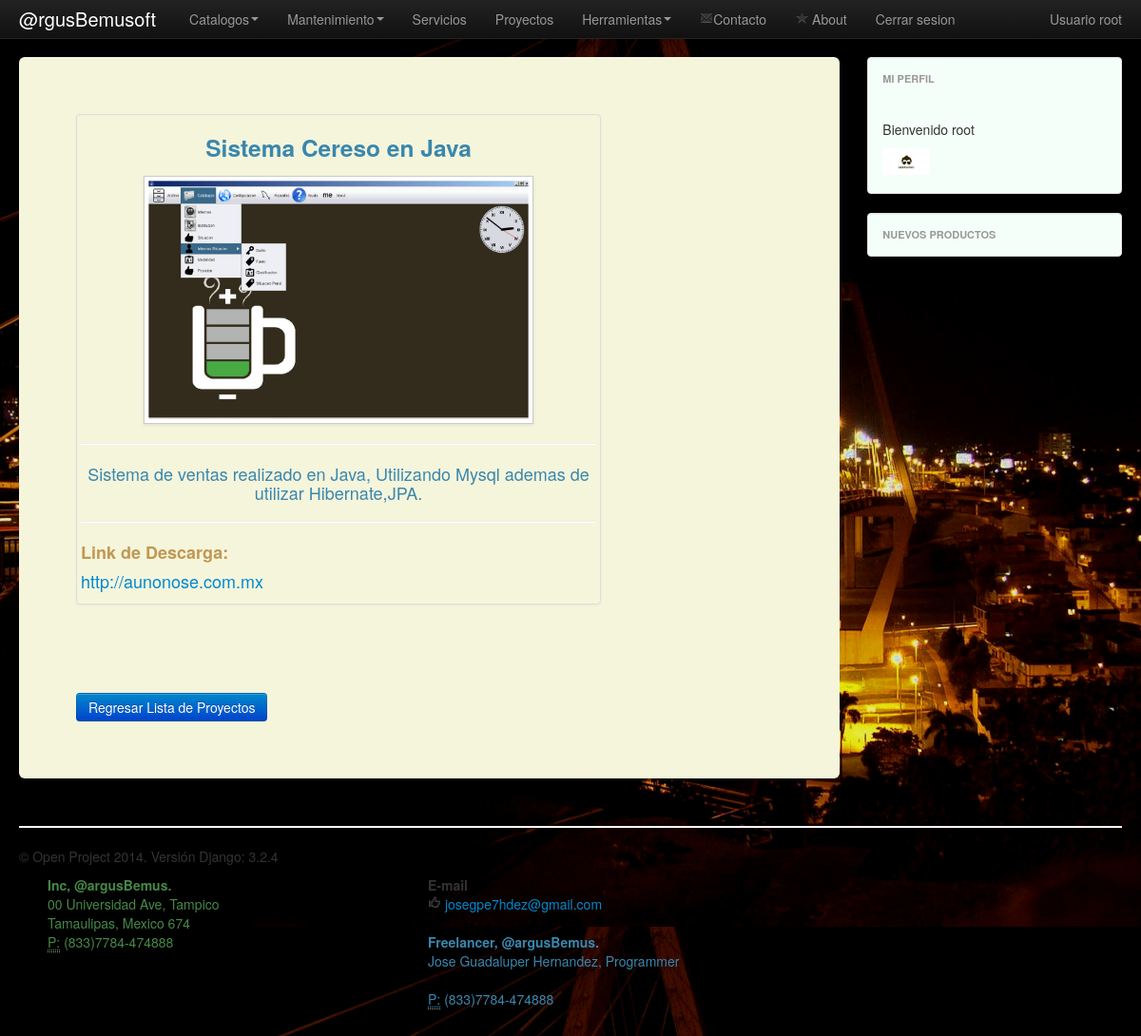
The page /proyecto/1/ (signed in) on the database its author committed.
### cereso/apps/cer/models.py (models this page shows, shortened)
class proyecto(models.Model):
	def url(self,filename):
		ruta = "MultimediaData/Proyecto/%s/%s"%(self.nombre,str(filename))
		return ruta
	nombre=models.CharField(max_length=100)
	imagen 		= models.ImageField(upload_to=url,null=True,blank=True)
	descripcion=models.TextField(max_length=500)
	link=models.CharField(max_length=200)

### cereso/apps/home/views.py (the view)
# urls.py: url(r'^proyecto/(?P<id_po>.*)/$','singleProyecto_view',name='vista_single_proyecto'),
def singleProyecto_view(request,id_po):
	pro = proyecto.objects.get(id=id_po)
	ctx = {'proyecto':pro}
	return render_to_response('home/SingleProyectos.html',ctx,context_instance=RequestContext(request))

### cereso/apps/context_processors.py (called while the page is built)
def user_image(request):
	try:
		imagen = None
		user = request.user
		up = userProfile.objects.get(user=user)
		imagen = "/media/%s"%up.photo
	except:
		imagen = "/media/images/dey.jpg"
	return imagen

def my_processor(request):
	context = {"django_version":django.get_version(),
				"get_image_profile":user_image(request),
	}
	return context

### cereso/templates/home/SingleProyectos.html (shortened to what this page needs)
{% extends 'base3.html' %}
{%  block content %}
    <ul class="thumbnails">
    <li class="span9">
    <div class="thumbnail">
      <h3><center> <p class="text-info"> {{proyecto.nombre}} </p></center></h3>
     <img class="img-polaroid" src="/media/{{proyecto.imagen}}  " width="400px" heigth="200px"/>
     <hr>
      <center><p class="text-info">  {{proyecto.descripcion}} </p></center>
      <hr>
      <p class="text-warning"><strong>Link de Descarga:</strong></p><p class="text-info"> <A HREF={{proyecto.link}} >{{proyecto.link}}</A></p>
    </div>
  </li>
</ul>
  <br>
  <br>
  <a class="btn btn-primary" href="javascript:window.history.go(-1) ">Regresar Lista de Proyectos</a>
	{% endblock  %}

### cereso/templates/base3.html (shortened to what this page needs)
<!DOCTYPE html>
<html lang="es">
  <head>
    <link href="/media/bootstrap/css/bootstrap.css" rel="stylesheet">
     <link href="/media/bootstrap/css/bootstrap-responsive.css" rel="stylesheet">
  </head>
  <body>
   <div class="navbar navbar-inverse navbar-fixed-top">
    <div class="navbar-inner">
        <div class="container-fluid">
          <a class="brand" href="{%  url 'vista_principal' %}">@rgusBemusoft</a>
          {% if user.is_authenticated %}
              <p class="navbar-text pull-right">
                 Usuario {{user.username}}
              </p>
         {% endif %}
          <div class="nav-collapse collapse">
            <ul class="nav">
            <li class="dropdown">
                <a href="#" class="dropdown-toggle" data-toggle="dropdown">Catalogos<b class="caret"></b></a>
              </li>
              <li class="dropdown">
                <a href="#" class="dropdown-toggle" data-toggle="dropdown">Mantenimiento<b class="caret"></b></a>
              </li>
                <li><A HREF=" {% url 'vista_servicio' %} ">Servicios</A></li>
                  <li><A HREF=" /proyecto/page/3 ">Proyectos</A></li>
                <li class="dropdown">
                <a href="#" class="dropdown-toggle" data-toggle="dropdown">Herramientas<b class="caret"></b></a>
              </li>
              <li><a href=" {% url 'vista_contacto'  %} "><i class="icon-envelope"></i>Contacto</a></li>
              <li><a href=" {% url 'vista_about' %} "><i class="icon-star"></i> About</a></li>
              {% if user.is_authenticated %}
              <li><a href=" {% url 'vista_logout' %} ">Cerrar sesion</a></li>
              {% else %}
              <li><a href="{% url 'vista_login' %} ">Login</a></li>
              {% endif %}
            </ul>
          </div>
        </div>
      </div>
    </div>
    <div class="container-fluid">
      <div class="row-fluid">
        <div class="span9">
          <div class="hero-unit">
            {% block content %}
            {% endblock%}
          </div>
        </div>
        <div class="span3">
          <div class="well sidebar-nav">
            <ul class="nav nav-list">
              <li class="nav-header">Mi perfil</li>
              <br><p align="justify">
              {%if user.is_authenticated %}
                <p>Bienvenido {{ user }} </p>
                <img src="{{get_image_profile}}" width="50px" heigth="50px"/>
              {% else %}
                <a href="/login/" class="btn btn-primary">Iniciar Sesion<a>
              {% endif %}
              </p>
            </ul>
          </div>
          <div class="well sidebar-nav">
            <ul class="nav nav-list text-success" id="EmpleadosNuevos">
              <li class="nav-header">Nuevos Productos</li>
            </ul>
          </div>
        </div>
      </div>
      <hr>
      <footer>
       <marquee> <p>&copy; Open Project 2014. Versión Django: {{django_version}}</p> </marquee>
        <div class="span4">
     <address>
         <p class="text-success"><strong>Inc, @argusBemus.</strong><br>
          00 Universidad Ave, Tampico<br>
        Tamaulipas, Mexico 674<br>
         <abbr title="Phone">P:</abbr> (833)7784-474888</p>
      </address>
      </div>
      <div class="span4">
             <address>
    <strong>E-mail</strong><br>
    <i class="icon-thumbs-up"></i> <a href="mailto:#">josegpe7hdez@gmail.com</a>
    </address>
      </div>
   <div class="span4">
     <address>
       <p class="text-info">  <strong>Freelancer, @argusBemus.</strong><br>
        Jose Guadaluper Hernandez, Programmer<br>
        <br>
         <abbr title="Phone">P:</abbr> (833)7784-474888</p>
      </address>
   </div>
      </footer>
    </div>
  </body>
</html>

### cereso/templates/base3.html (style rules this page uses)
body { padding-top: 60px; padding-bottom: 40px; padding-top: 60px; padding-bottom: 40px; background-color: #B8860B; background-color: #000;background-image:url("/media/image/puentetampico.jpg"); }
.sidebar-nav { padding: 9px 0; }
.hero-unit { background-color: #F5F5DC; }
.well { background-color: #F5FFFA; }

### rows shown on the page
proyecto: nombre "Sistema Cereso en Java", imagen (picture), descripcion "Sistema de ventas realizado en Java, Utilizando Mysql ademas de utilizar Hibernate,JPA.", link "http://aunonose.com.mx"

### other values the page prints
{{ user.username }} "root"
{{ user }} "root"
{{ django_version }} "3.2.4"
